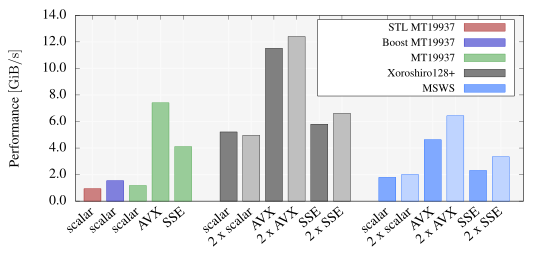

The gnuplot source for this figure:
set datafile separator ','
set size 2,1
# unset key
set key right
set key spacing 1 box opaque
# set yr [0:0.5]
set yrange [0:0.001 < * < 1000]
# set ytics 0.25
set xr [-0.75:19]
set xtics rotate by 40 right
set yl "$\\text{Performance}\\ [\\mathrm{GiB} / \\mathrm{s}]$"
set format y "%.1f"
# set logscale y
bs = 0.75
scale = 16 # GiB
plot \
  "generation_laptop.dat" every :::0::0 u 0:(scale/$3):(bs):xtic(1) with boxes fs solid 0.5 lc rgb "#990000" title "\\footnotesize STL MT19937",\
  "" every :::1::1 u ($0+1):(scale/$3):(bs):xtic(1) with boxes fs solid 0.5 lc rgb "#0000bb" title "\\footnotesize Boost MT19937",\
  "" every :::2::2 u ($0+2):(scale/$3):(bs):xtic(1) with boxes fs solid 0.5 lc rgb "#339933" title "\\footnotesize MT19937",\
  "" every 2:::3::3 u (2*$0+5+1):(scale/$3):(bs):xtic(1) with boxes fs solid 0.5 lc rgb "#000000" title "\\footnotesize Xoroshiro128+",\
  "" every 2::1:3::3 u (2*$0+5+1+1):(scale/$3):(bs):xtic(1) with boxes fs solid 0.25 lc rgb "#000000" notitle,\
  "" every 2:::4::4 u (2*$0+11+2):(scale/$3):(bs):xtic(1) with boxes fs solid 0.5 lc rgb "#0055ff" title "\\footnotesize MSWS",\
  "" every 2::1:4::4 u (2*$0+11+2+1):(scale/$3):(bs):xtic(1) with boxes fs solid 0.25 lc rgb "#0055ff" notitle,\
